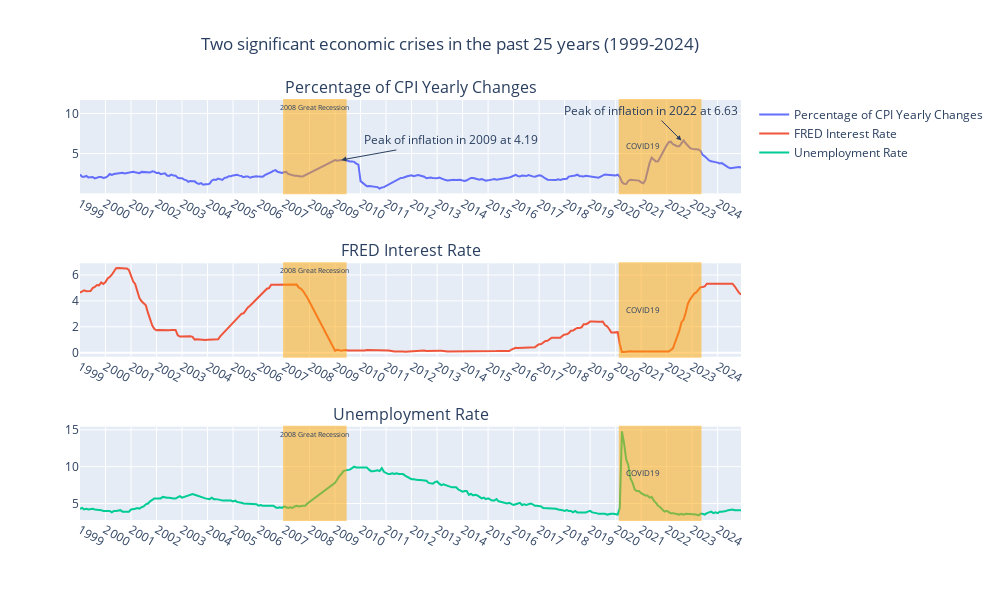

The notebook cell this image was saved under:
### Markdown cell above
### Plot 1:

### Code cell
df_filtered = df_final[df_final['date'] > '1998-12-01']
df_filtered = df_filtered[['date', 'yearly_cpi_changes', 'FED_rate', 'unemply_rate']]
fig = make_subplots(rows = 3, cols = 1, subplot_titles=['Percentage of CPI Yearly Changes', 'FRED Interest Rate', 'Unemployment Rate'])

fig.add_trace(
    go.Scatter(
        x=df_filtered['date'],
        y=df_filtered['yearly_cpi_changes'],
        name='Percentage of CPI Yearly Changes',
        mode='lines'
        ), row=1, col=1)

fig.add_trace(
    go.Scatter(
        x=df_filtered['date'],
        y=df_filtered['FED_rate'],
        name='FRED Interest Rate',
        mode='lines'
    ), row=2, col=1
)

fig.add_trace(
    go.Scatter(
        x=df_filtered['date'],
        y=df_filtered['unemply_rate'],
        name='Unemployment Rate',
        mode='lines'
    ), row=3, col=1
)

fig.update_xaxes(
    dtick='M12',
    tickformat='%Y',
    tickangle=30
)

fig.add_vrect(
    x0='2007',
    x1='2009-06',
    fillcolor='orange',
    line_color='orange',
    opacity=0.5,
    label=dict(text='2008 Great Recession', textposition='top center', font=dict(size=7))
)

fig.add_vrect(
    x0='2020-03',
    x1='2023-05',
    fillcolor='orange',
    line_color='orange',
    opacity=0.5,
    label=dict(text='COVID19', textposition='middle left', font=dict(size=8))
)

fig.add_annotation(x='2009-04', y=4.199,
                   text='Peak of inflation in 2009 at 4.19',
                   showarrow=True,
                   arrowhead=2,
                   ax=110,
                   ay=-20)

fig.add_annotation(x='2022-08', y=6.63,
                   text='Peak of inflation in 2022 at 6.63',
                   ax=-30,
                   showarrow=True,
                   arrowhead=2)

fig.update_layout(height=600, width=1000,
                  title = {
                      'text': 'Two significant economic crises in the past 25 years (1999-2024)',
                      'x': 0.45,
                      'xanchor': 'center'},
                      hovermode='x')
fig.show()

### Figure 1 — Plotly figure (JSON) as saved in the notebook; plotly's stock layout.template omitted (floating-point values rounded to 4 significant figures; data arrays with more than 128 entries replaced by an {"elided": "..."} marker saying what was removed)
{"data": [{"mode": "lines", "name": "Percentage of CPI Yearly Changes", "type": "scatter", "x": {"elided": "300 str values"}, "xaxis": "x", "y": {"elided": "300 float values"}, "yaxis": "y"}, {"mode": "lines", "name": "FRED Interest Rate", "type": "scatter", "x": {"elided": "300 str values"}, "xaxis": "x2", "y": {"elided": "300 float values"}, "yaxis": "y2"}, {"mode": "lines", "name": "Unemployment Rate", "type": "scatter", "x": {"elided": "300 str values"}, "xaxis": "x3", "y": {"elided": "300 float values"}, "yaxis": "y3"}], "layout": {"annotations": [{"font": {"size": 16}, "showarrow": false, "text": "Percentage of CPI Yearly Changes", "x": 0.5, "xanchor": "center", "xref": "paper", "y": 1, "yanchor": "bottom", "yref": "paper"}, {"font": {"size": 16}, "showarrow": false, "text": "FRED Interest Rate", "x": 0.5, "xanchor": "center", "xref": "paper", "y": 0.6111, "yanchor": "bottom", "yref": "paper"}, {"font": {"size": 16}, "showarrow": false, "text": "Unemployment Rate", "x": 0.5, "xanchor": "center", "xref": "paper", "y": 0.2222, "yanchor": "bottom", "yref": "paper"}, {"arrowhead": 2, "ax": 110, "ay": -20, "showarrow": true, "text": "Peak of inflation in 2009 at 4.19", "x": "2009-04", "y": 4.199}, {"arrowhead": 2, "ax": -30, "showarrow": true, "text": "Peak of inflation in 2022 at 6.63", "x": "2022-08", "y": 6.63}], "height": 600, "hovermode": "x", "shapes": [{"fillcolor": "orange", "label": {"font": {"size": 7}, "text": "2008 Great Recession", "textposition": "top center"}, "line": {"color": "orange"}, "opacity": 0.5, "type": "rect", "x0": "2007", "x1": "2009-06", "xref": "x", "y0": 0, "y1": 1, "yref": "y domain"}, {"fillcolor": "orange", "label": {"font": {"size": 7}, "text": "2008 Great Recession", "textposition": "top center"}, "line": {"color": "orange"}, "opacity": 0.5, "type": "rect", "x0": "2007", "x1": "2009-06", "xref": "x2", "y0": 0, "y1": 1, "yref": "y2 domain"}, {"fillcolor": "orange", "label": {"font": {"size": 7}, "text": "2008 Great Recession", "textposition": "top center"}, "line": {"color": "orange"}, "opacity": 0.5, "type": "rect", "x0": "2007", "x1": "2009-06", "xref": "x3", "y0": 0, "y1": 1, "yref": "y3 domain"}, {"fillcolor": "orange", "label": {"font": {"size": 8}, "text": "COVID19", "textposition": "middle left"}, "line": {"color": "orange"}, "opacity": 0.5, "type": "rect", "x0": "2020-03", "x1": "2023-05", "xref": "x", "y0": 0, "y1": 1, "yref": "y domain"}, {"fillcolor": "orange", "label": {"font": {"size": 8}, "text": "COVID19", "textposition": "middle left"}, "line": {"color": "orange"}, "opacity": 0.5, "type": "rect", "x0": "2020-03", "x1": "2023-05", "xref": "x2", "y0": 0, "y1": 1, "yref": "y2 domain"}, {"fillcolor": "orange", "label": {"font": {"size": 8}, "text": "COVID19", "textposition": "middle left"}, "line": {"color": "orange"}, "opacity": 0.5, "type": "rect", "x0": "2020-03", "x1": "2023-05", "xref": "x3", "y0": 0, "y1": 1, "yref": "y3 domain"}], "title": {"text": "Two significant economic crises in the past 25 years (1999-2024)", "x": 0.45, "xanchor": "center"}, "width": 1000, "xaxis": {"anchor": "y", "domain": [0, 1], "dtick": "M12", "tickangle": 30, "tickformat": "%Y"}, "xaxis2": {"anchor": "y2", "domain": [0, 1], "dtick": "M12", "tickangle": 30, "tickformat": "%Y"}, "xaxis3": {"anchor": "y3", "domain": [0, 1], "dtick": "M12", "tickangle": 30, "tickformat": "%Y"}, "yaxis": {"anchor": "x", "domain": [0.7778, 1]}, "yaxis2": {"anchor": "x2", "domain": [0.3889, 0.6111]}, "yaxis3": {"anchor": "x3", "domain": [0, 0.2222]}}}
